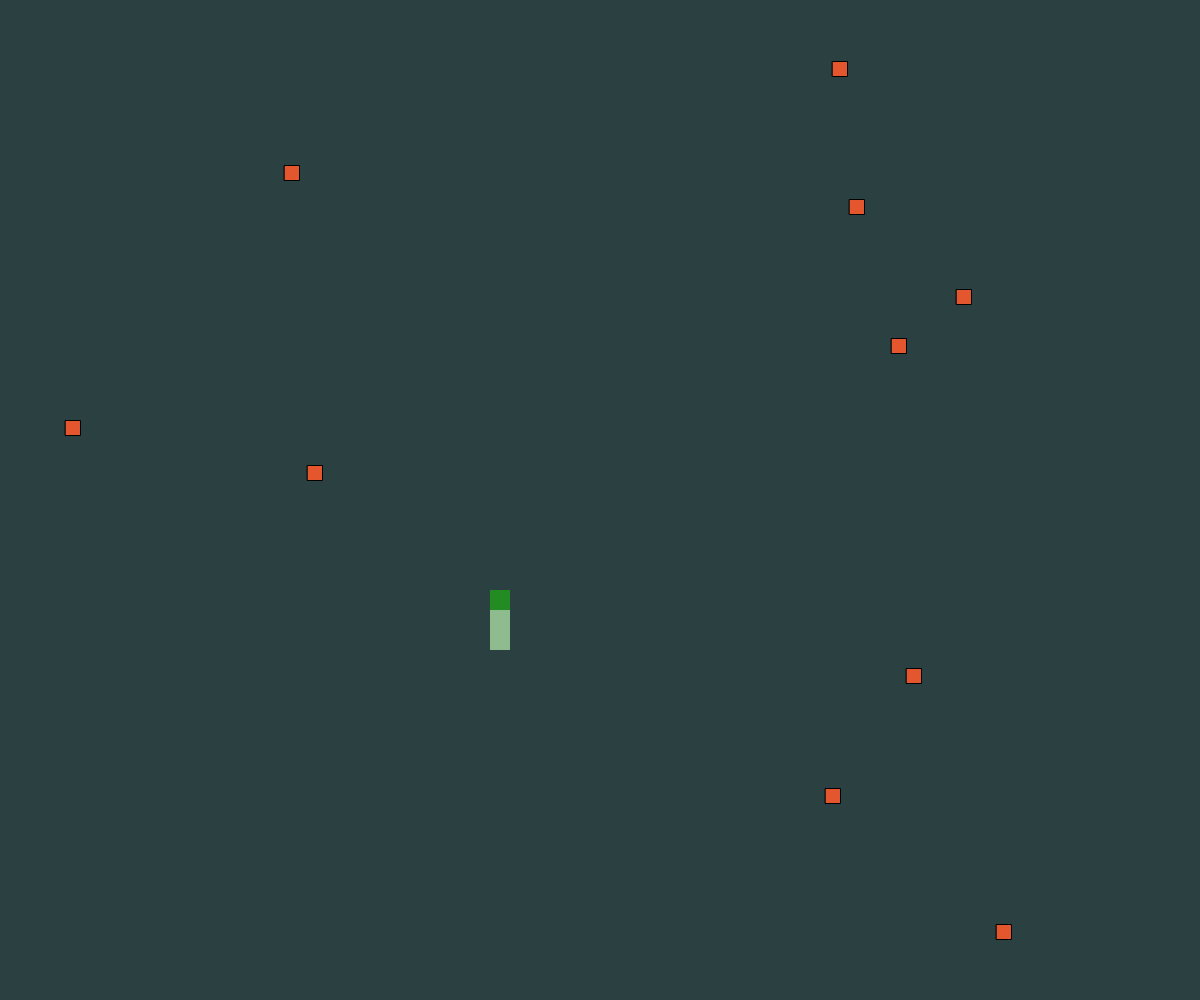
Frame 1 (no input)
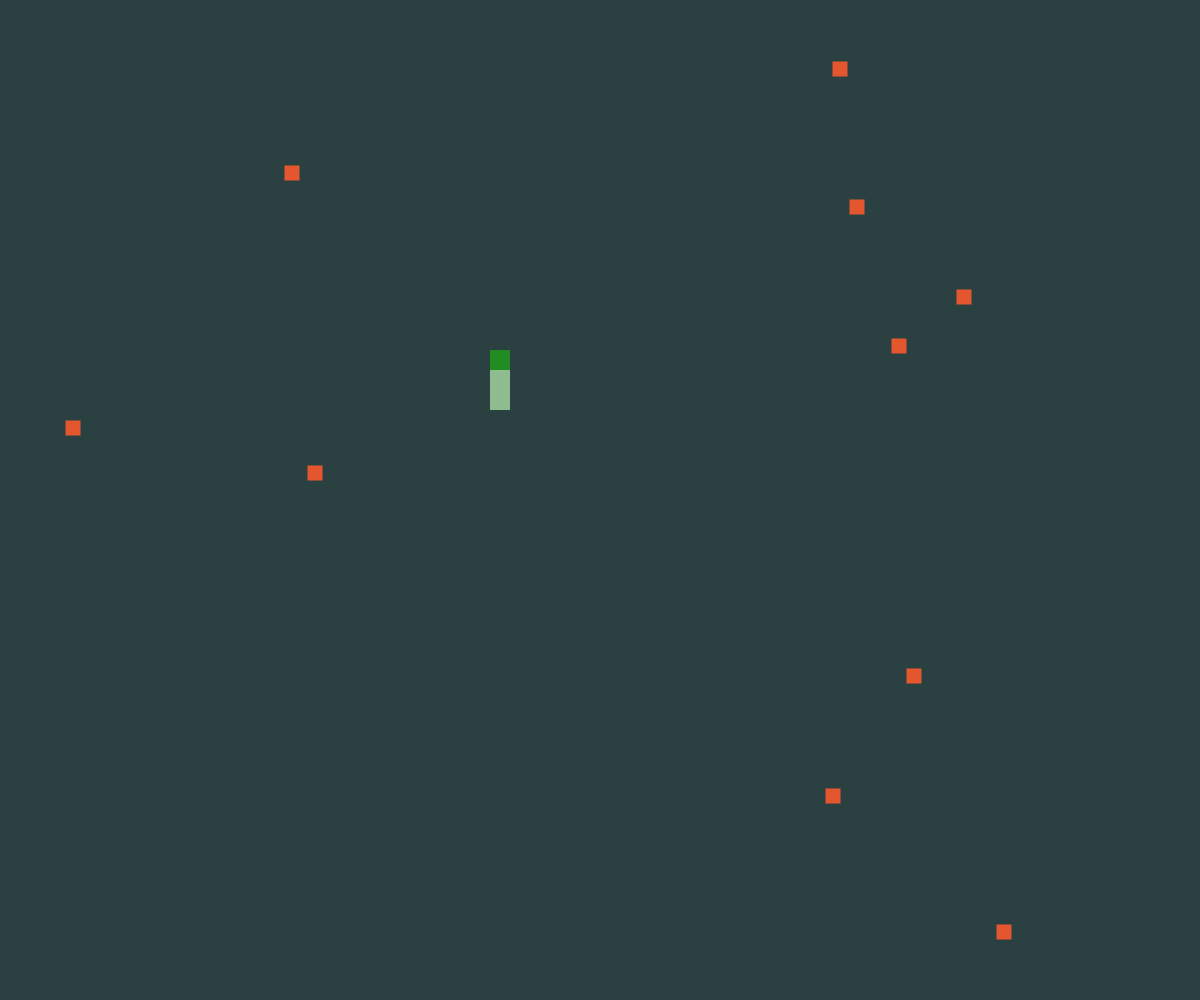
Frame 60 (no input)
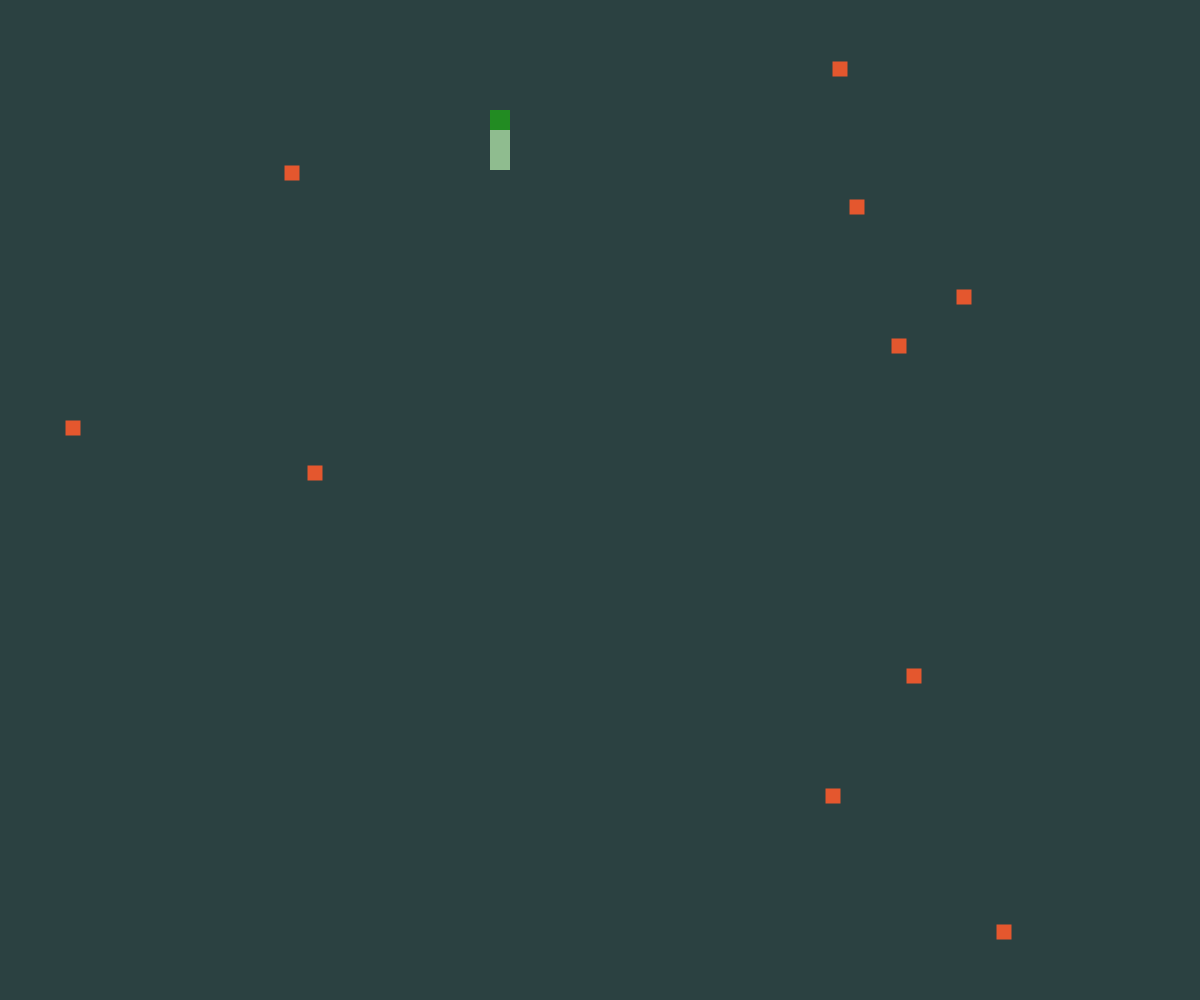
Frame 120 (the mouse pressed at the canvas centre since frame 60)

The p5.js sketch that drew these frames (run headless with seeded random() and noise() and a simulated clock; from frame 60 on, the mouse is pressed at the canvas centre):

// p5.js sketch
// ── sketch.js
var snake;
var gridSize = 20;
var speed = 5;
var applesBasket = new Array();

function setup() {
  //here a board to draw dummy
  createCanvas(windowWidth, windowHeight);

  //You will need as many apples in the drawing
  for (var i = 0; i < 10; i++) {
    applesBasket.push(
      new anApple(Math.round(random(width)), Math.round(random(height)))
    );
  }
  //And a snake position
  snakePosition = createVector(
    Math.round(windowHeight / 2),
    Math.round(windowWidth / 2)
  );
  snakeDirection = createVector(0, -1);
  snake = new aSnake(snakePosition, snakeDirection, 4);
}

window.resetGame = function resetGame() {
  setup();
};

//And a way to put them out
function drawApple() {
  for (var i = 0; i < applesBasket.length; i++) {
    applesBasket[i].draw();
  }
}

//here you draw what you want on your board, here and not outside
function draw() {
  //hey you, twit, here a background color
  background(43, 65, 65);
  //And here you  will display your apple. if you want just one : put you apple creation like this
  // createApple(random(width), random(height));
  //in your basket, pit all sof the apples you want
  //but if you want to display a lot... go create an array of apples like a basket to put it all in
  //And now, you can put it off
  drawApple();
  //Now you will need a snaky snake, shitty but true, if he bitte you, kill him just, you're stronger !
  //go to the snake file
  if (frameCount % speed === 0) {
    snake.move();
  }
  snake.draw();

  if (snake.eat(applesBasket)) {
    drawApple();
  }
}

function keyPressed() {
  if (keyCode === UP_ARROW && snake.direction.y !== 1) {
    snake.direction = createVector(0, -1);
  } else if (keyCode === DOWN_ARROW && snake.direction.y !== -1) {
    snake.direction = createVector(0, 1);
  } else if (keyCode === LEFT_ARROW && snake.direction.x !== 1) {
    snake.direction = createVector(-1, 0);
  } else if (keyCode === RIGHT_ARROW && snake.direction.x !== -1) {
    snake.direction = createVector(1, 0);
  }
}

// ── apple.js
//function to create an apple
// you'll need it position so x and y
function anApple(x, y) {
  //The apple position must be set by a vector with a "x" and a "y"
  this.position = createVector(x, y);
  //And now, you want to draw it, don't stress pls, you're stronger
  this.draw = function() {
    fill(228, 87, 46);
    // I want it to be a square
    rectMode(CENTER);
    rect(this.position.x, this.position.y, 15, 15);
  };
}

// ── snake.js
//function to create a snake

function aSnake(
  //you'll need some infos here, like, where he is
  position,
  direction,
  length
) {
  this.position = position;
  this.cases = new Array();
  this.direction = direction;
  this.score = 0;

  for (var i = 0; i < length; i++) {
    var distance = p5.Vector.mult(direction, gridSize * -i);
    var nextPoint = p5.Vector.add(position, distance);
    this.cases[i] = nextPoint;
  }

  this.draw = function() {
    // for (var i = 0; i > this.score; i++) {
    //   rect(this.length[i].x, this.length[i].y, gridSize, gridSize);
    // }
    for (var i = 0; i < this.cases.length - 1; i++) {
      if (i == 0) {
        noStroke();
        fill(34, 139, 34);
      } else {
        noStroke();
        fill(143, 188, 143);
      }
      rectMode(CENTER);
      rect(this.cases[i].x, this.cases[i].y, gridSize, gridSize);
    }
  };

  this.move = function() {
    for (var i = this.cases.length - 1; i > 0; i--) {
      this.cases[i] = this.cases[i - 1];
      for (var j = i - 2; j > 0; j--) {
        const current = this.cases[i];
        const tail = this.cases[j];
        if (tail.x == current.x && tail.y === current.y) {
          alert("Game over");
          window.resetGame();
          return;
        }
      }
    }
    var distance = p5.Vector.mult(this.direction, gridSize);
    this.cases[0] = p5.Vector.add(this.cases[0], distance);

    if (this.cases[0].x > width) {
      this.cases[0].x = 0;
    }
    if (this.cases[0].x < 0) {
      this.cases[0].x = width;
    }
    if (this.cases[0].y > height) {
      this.cases[0].y = 0;
    }
    if (this.cases[0].y < 0) {
      this.cases[0].y = height;
    }
  };

  this.eat = function(applesBasket) {
    for (const apple of applesBasket) {
      const position = this.cases[this.cases.length - 1];
      var d = dist(position.x, position.y, apple.position.x, apple.position.y);

      if (d < gridSize) {
        const index = applesBasket.indexOf(apple);
        applesBasket.splice(index, 1);
        this.grow();
        applesBasket.push(new anApple(random(width), random(height)));
        return;
      }
    }
  };

  this.grow = function() {
    const distance = p5.Vector.mult(direction, gridSize * -i);
    this.cases.push(p5.Vector.add(this.cases[this.cases.length - 1], distance));
  };
}
